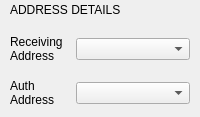
       <widget class="QWidget" name="responseTitle" native="true">
        <property name="minimumSize">
         <size>
          <width>0</width>
          <height>0</height>
         </size>
        </property>
        <property name="maximumSize">
         <size>
          <width>16777215</width>
          <height>16777215</height>
         </size>
        </property>
        <property name="title" stdset="0">
         <bool>false</bool>
        </property>
        <layout class="QVBoxLayout" name="verticalLayout_7">
         <property name="spacing">
          <number>10</number>
         </property>
         <property name="leftMargin">
          <number>0</number>
         </property>
         <property name="topMargin">
          <number>5</number>
         </property>
         <property name="rightMargin">
          <number>0</number>
         </property>
         <property name="bottomMargin">
          <number>0</number>
         </property>
         <item>
          <widget class="QLabel" name="label_6">
           <property name="maximumSize">
            <size>
             <width>16777215</width>
             <height>10</height>
            </size>
           </property>
           <property name="text">
            <string>ADDRESS DETAILS</string>
           </property>
           <property name="indent">
            <number>10</number>
           </property>
           <property name="whiteLabel" stdset="0">
            <bool>true</bool>
           </property>
          </widget>
         </item>
         <item>
          <widget class="QWidget" name="verticalWidget7" native="true">
           <property name="maximumSize">
            <size>
             <width>16777215</width>
             <height>16777215</height>
            </size>
           </property>
           <property name="darkOverlay" stdset="0">
            <bool>true</bool>
           </property>
           <layout class="QVBoxLayout" name="verticalLayout_6">
            <property name="spacing">
             <number>10</number>
            </property>
            <property name="leftMargin">
             <number>10</number>
            </property>
            <property name="topMargin">
             <number>5</number>
            </property>
            <property name="rightMargin">
             <number>10</number>
            </property>
            <property name="bottomMargin">
             <number>10</number>
            </property>
            <item>
             <widget class="QWidget" name="verticalWidget8" native="true">
              <layout class="QGridLayout" name="horizontalLayout_16" columnstretch="7,13">
               <property name="leftMargin">
                <number>0</number>
               </property>
               <property name="topMargin">
                <number>5</number>
               </property>
               <property name="rightMargin">
                <number>0</number>
               </property>
               <property name="bottomMargin">
                <number>0</number>
               </property>
               <property name="horizontalSpacing">
                <number>5</number>
               </property>
               <property name="verticalSpacing">
                <number>16</number>
               </property>
               <item row="0" column="0" alignment="Qt::AlignLeft">
                <widget class="QLabel" name="labelRecvAddr">
                 <property name="text">
                  <string>Receiving Address</string>
                 </property>
                 <property name="wordWrap">
                  <bool>true</bool>
                 </property>
                </widget>
               </item>
               <item row="0" column="1">
                <widget class="QComboBox" name="comboBoxRecvAddr"/>
               </item>
               <item row="1" column="0">
                <widget class="QLabel" name="authenticationAddressLabel">
                 <property name="text">
                  <string>Auth Address</string>
                 </property>
                 <property name="wordWrap">
                  <bool>true</bool>
                 </property>
                </widget>
               </item>
               <item row="1" column="1">
                <widget class="QComboBox" name="authenticationAddressComboBox"/>
               </item>
              </layout>
             </widget>
            </item>
           </layout>
          </widget>
         </item>
        </layout>
       </widget>
